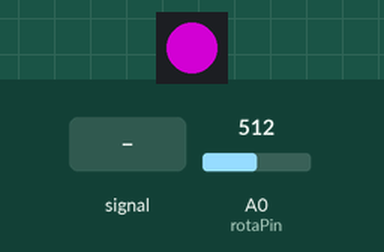
A sketch run on a simulated Arduino Uno, built with avr-gcc and run on an emulated ATmega328P. Parts: 1 RGB LEDs in strip order, left to right. The test bench sets the inputs (shaded band); at power-on: A0 (rotaPin) = 512. Dim RGB values are drawn brighter than linear.

Above: at 1.2 s.
1.3 s: A0 (rotaPin) fed a 1000 Hz sine of ±255 counts around its level
At 2.05 s:
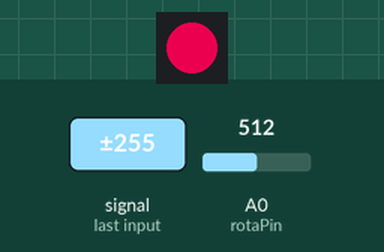
4.3 s: A0 (rotaPin) set to 716
5.8 s: A0 (rotaPin) set to 900
At 6.4 s:
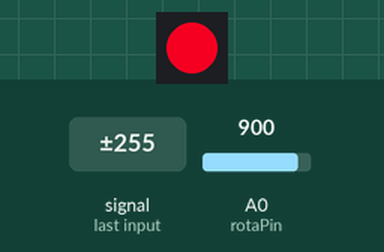
7.3 s: A0 (rotaPin) set to 699
At 8.5 s:
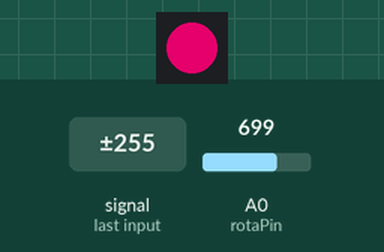
8.8 s: A0 (rotaPin) set to 671
At 9.9 s:
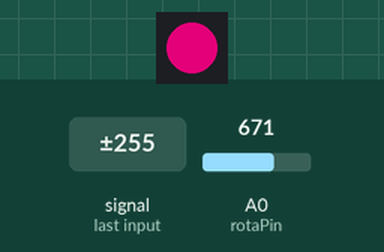
10.3 s: A0 (rotaPin) set to 599
At 11.0 s:
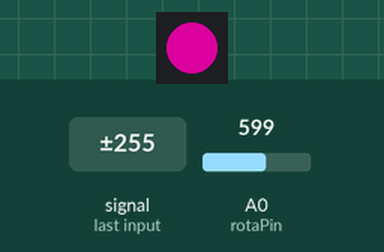
11.8 s: A0 (rotaPin) set to 579
At 12.2 s:
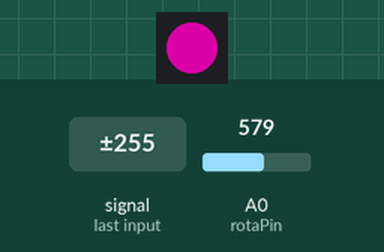
Timing chart, 0 to 14.3 s (numbered marks = the images above; inputs shaded):
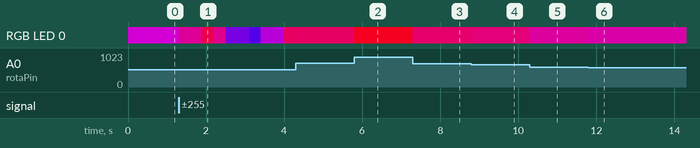

The sketch:

5_solution.ino
```cpp
// Fades color on a Grove chainable RGB led
// from full blue to full red
// with all shades of purple in between


// ---------------------------------------------- Libraries

#include <FastLED.h>

// ---------------------------------------------- Variables

// Connections to the Chainable RGB LED
#define CLOCK_PIN 7
#define DATA_PIN 8

// How many leds in the chain?
#define NUM_LEDS 1

// An array to hold the led data
CRGB leds[NUM_LEDS];


// rotation sensor on analog pin A0
int rotaPin = A0;

// stores rotation sensor input value
int rotaValue;


void setup() {
  // Initialize Chainable LEDs
  FastLED.addLeds<P9813, DATA_PIN, CLOCK_PIN, RGB>(leds, NUM_LEDS);

  pinMode(rotaPin, INPUT);
}

void loop() {

  // read sensor input value
  rotaValue = analogRead(rotaPin);

  // scale sensor input value [0,1023] to LED brightness range [0,255]
  int red = map(rotaValue, 0, 1023, 0, 255);
  int blue = map(rotaValue, 0, 1023, 255, 0); // inverted output range

  // set color and show
  leds[0].setRGB(red, 0, blue);
  FastLED.show();
}
```

Measured:
- after the input at 1.3 s, RGB LED 0: RGB(127, 0, 128) → RGB(151, 0, 104) at once, → RGB(153, 0, 102) 0.30 s later, → RGB(191, 0, 64) 0.30 s later, → RGB(156, 0, 99) 0.30 s later, … (10 changes in this stretch)
- after the input at 5.8 s, RGB LED 0: RGB(178, 0, 77) → RGB(224, 0, 31) at once
- after the input at 7.3 s, RGB LED 0: RGB(224, 0, 31) → RGB(174, 0, 81) at once
- after the input at 8.8 s, RGB LED 0: RGB(174, 0, 81) → RGB(167, 0, 88) at once
- after the input at 10.3 s, RGB LED 0: RGB(167, 0, 88) → RGB(149, 0, 106) at once
- after the input at 11.8 s, RGB LED 0: RGB(149, 0, 106) → RGB(144, 0, 111) at once
